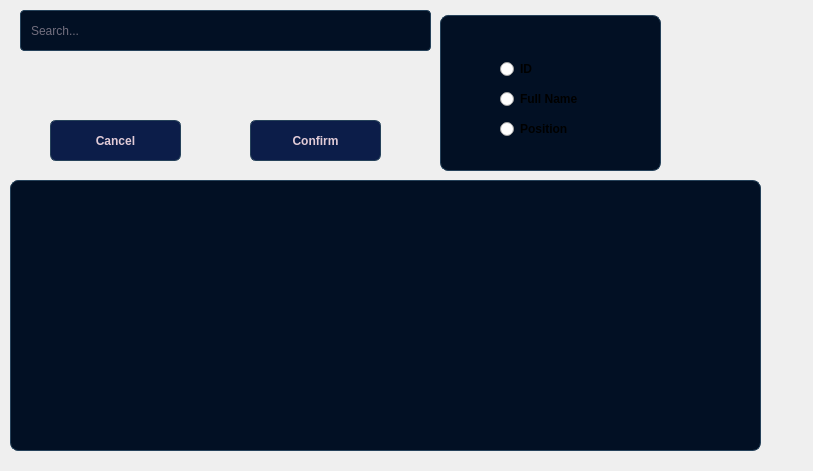
<?xml version="1.0" encoding="UTF-8"?>
<ui version="4.0">
 <class>searchemployee</class>
 <widget class="QDialog" name="searchemployee">
  <property name="geometry">
   <rect>
    <x>0</x>
    <y>0</y>
    <width>813</width>
    <height>471</height>
   </rect>
  </property>
  <property name="windowTitle">
   <string>Dialog</string>
  </property>
  <property name="styleSheet">
   <string notr="true">QStackedWidget {
    background-color: #E1CBD7;  /* Thistle as the background color */
    border: none;
    border-radius: 8px;
    padding: 10px;
}

/* QWidget within QStackedWidget */
QStackedWidget &gt; QWidget {
    background-color: #E1CBD7;  /* Same thistle background for child widgets */
    border: 1px solid #26425A;  /* Indigo dye border around inner widgets */
    border-radius: 8px;
    padding: 15px;
}</string>
  </property>
  <widget class="QGroupBox" name="groupBox_5">
   <property name="geometry">
    <rect>
     <x>440</x>
     <y>0</y>
     <width>221</width>
     <height>171</height>
    </rect>
   </property>
   <property name="styleSheet">
    <string notr="true">QGroupBox {
    background-color: #021024;
    border: 1px solid #26425A;
    border-radius: 8px;
    margin-top: 15px;
    padding: 10px;
}

QGroupBox::title {
    color: #86ABCF;  /* Carolina blue for group box titles */
    font-weight: bold;
    padding-left: 10px;
    subcontrol-origin: margin;
}
</string>
   </property>
   <property name="title">
    <string/>
   </property>
   <widget class="QRadioButton" name="id1button">
    <property name="geometry">
     <rect>
      <x>60</x>
      <y>60</y>
      <width>71</width>
      <height>18</height>
     </rect>
    </property>
    <property name="font">
     <font>
      <pointsize>9</pointsize>
      <bold>true</bold>
     </font>
    </property>
    <property name="text">
     <string>ID</string>
    </property>
   </widget>
   <widget class="QRadioButton" name="fullnamebutton">
    <property name="geometry">
     <rect>
      <x>60</x>
      <y>90</y>
      <width>101</width>
      <height>18</height>
     </rect>
    </property>
    <property name="font">
     <font>
      <pointsize>9</pointsize>
      <bold>true</bold>
     </font>
    </property>
    <property name="text">
     <string>Full Name</string>
    </property>
   </widget>
   <widget class="QRadioButton" name="position1button">
    <property name="geometry">
     <rect>
      <x>60</x>
      <y>120</y>
      <width>101</width>
      <height>18</height>
     </rect>
    </property>
    <property name="font">
     <font>
      <pointsize>9</pointsize>
      <bold>true</bold>
     </font>
    </property>
    <property name="text">
     <string>Position</string>
    </property>
   </widget>
  </widget>
  <widget class="QLineEdit" name="searchLineEdit">
   <property name="geometry">
    <rect>
     <x>20</x>
     <y>10</y>
     <width>411</width>
     <height>41</height>
    </rect>
   </property>
   <property name="styleSheet">
    <string notr="true">/* Text Inputs */
QLineEdit, QComboBox {
    background-color: #021024;  /* Rich black background */
    color: #E1CBD7;             /* Thistle text */
    border: 1px solid #26425A;  /* Indigo dye border */
    border-radius: 4px;
    padding: 8px;
}

QLineEdit:focus, QComboBox:focus {
    border-color: #86ABCF;      /* Carolina blue on focus */
    outline: none;
}</string>
   </property>
   <property name="text">
    <string/>
   </property>
   <property name="placeholderText">
    <string>Search...</string>
   </property>
  </widget>
  <widget class="QPushButton" name="confirmButton">
   <property name="geometry">
    <rect>
     <x>250</x>
     <y>120</y>
     <width>131</width>
     <height>41</height>
    </rect>
   </property>
   <property name="font">
    <font>
     <pointsize>9</pointsize>
     <bold>true</bold>
    </font>
   </property>
   <property name="styleSheet">
    <string notr="true">QPushButton {
    background-color: #0C1D49;  /* Oxford blue background for buttons */
    color: #E1CBD7;             /* Thistle text for contrast */
    padding: 10px 20px;
    border-radius: 6px;
    border: 1px solid #26425A;  /* Indigo dye for border */
    font-weight: bold;
}

QPushButton:hover {
    background-color: #26425A;  /* Indigo dye background on hover */
}

QPushButton:pressed {
    background-color: #86ABCF;  /* Carolina blue on press */
    border-color: #C38EB4;      /* Lilac border on press */
}</string>
   </property>
   <property name="text">
    <string>Confirm</string>
   </property>
  </widget>
  <widget class="QPushButton" name="cancel0button">
   <property name="geometry">
    <rect>
     <x>50</x>
     <y>120</y>
     <width>131</width>
     <height>41</height>
    </rect>
   </property>
   <property name="font">
    <font>
     <pointsize>9</pointsize>
     <bold>true</bold>
    </font>
   </property>
   <property name="styleSheet">
    <string notr="true">QPushButton {
    background-color: #0C1D49;  /* Oxford blue background for buttons */
    color: #E1CBD7;             /* Thistle text for contrast */
    padding: 10px 20px;
    border-radius: 6px;
    border: 1px solid #26425A;  /* Indigo dye for border */
    font-weight: bold;
}

QPushButton:hover {
    background-color: #26425A;  /* Indigo dye background on hover */
}

QPushButton:pressed {
    background-color: #86ABCF;  /* Carolina blue on press */
    border-color: #C38EB4;      /* Lilac border on press */
}</string>
   </property>
   <property name="text">
    <string>Cancel</string>
   </property>
  </widget>
  <widget class="QTableView" name="searchTableView">
   <property name="geometry">
    <rect>
     <x>10</x>
     <y>180</y>
     <width>751</width>
     <height>271</height>
    </rect>
   </property>
   <property name="styleSheet">
    <string notr="true">QTableView {
    background-color: #021024;
    border: 1px solid #26425A;
    border-radius: 8px;
    padding: 10px;
    gridline-color: #26425A;
    color: #86ABCF;
    selection-background-color: #26425A;  /* Selected row background */
    selection-color: #FFFFFF;             /* Selected text color */
}

QTableView::item {
    padding: 5px;
    border: none;
    transition: all 0.2s ease-in-out;    /* Adds smooth transition */
}

QTableView::item:selected {
    background-color: #26425A;            /* Slightly different shade for selected */
    color: #FFFFFF;                       /* Change text color on select */
}
QTableView:hover {
    border: 1px solid #FFFFFF;            /* White border on hover */
}
QTableView::item:focus {
    background-color: #3A5069;            /* Focused row color */
    color: #FFFFFF;
}

QTableView::item:hover {
    border: 1px solid #FFFFFF;            /* White border on hover */
    border-radius: 4px;                   /* Rounded corners on hover */
}

QHeaderView::section {
    background-color: #021024;
    color: #86ABCF;
    border: 1px solid #26425A;
    padding: 5px;
    font-weight: bold;
}
</string>
   </property>
  </widget>
 </widget>
 <resources/>
 <connections/>
</ui>
